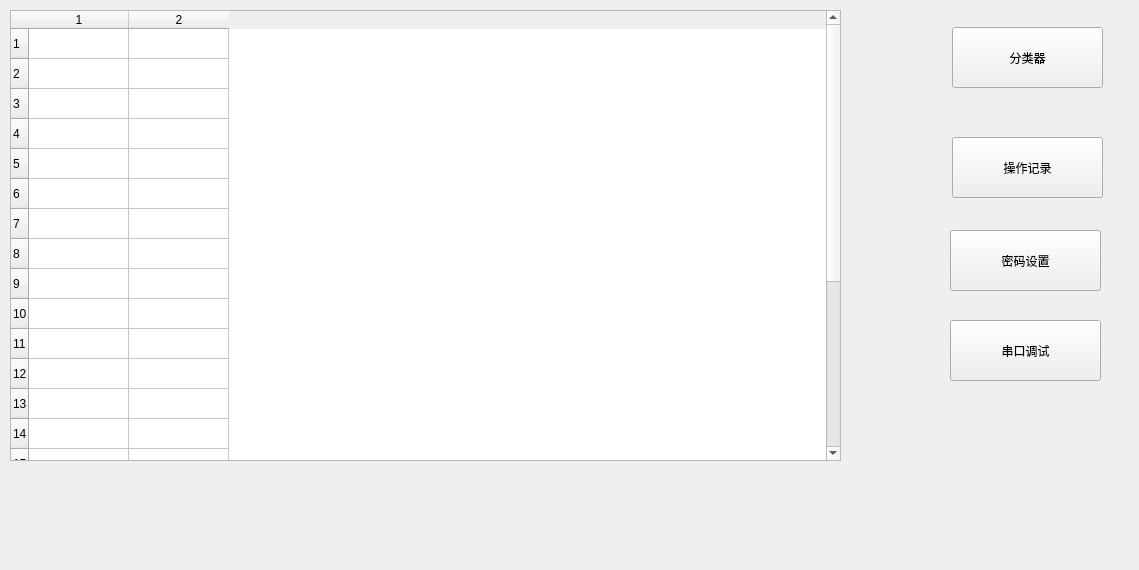
<?xml version="1.0" encoding="UTF-8"?>
<ui version="4.0">
 <class>Makels</class>
 <widget class="QWidget" name="Makels">
  <property name="geometry">
   <rect>
    <x>0</x>
    <y>0</y>
    <width>1139</width>
    <height>570</height>
   </rect>
  </property>
  <property name="windowTitle">
   <string>Form</string>
  </property>
  <widget class="QTableWidget" name="tableWidget">
   <property name="geometry">
    <rect>
     <x>10</x>
     <y>10</y>
     <width>831</width>
     <height>451</height>
    </rect>
   </property>
   <row>
    <property name="text">
     <string>1</string>
    </property>
   </row>
   <row>
    <property name="text">
     <string>2</string>
    </property>
   </row>
   <row>
    <property name="text">
     <string>3</string>
    </property>
   </row>
   <row>
    <property name="text">
     <string>4</string>
    </property>
   </row>
   <row>
    <property name="text">
     <string>5</string>
    </property>
   </row>
   <row>
    <property name="text">
     <string>6</string>
    </property>
   </row>
   <row>
    <property name="text">
     <string>7</string>
    </property>
   </row>
   <row>
    <property name="text">
     <string>8</string>
    </property>
   </row>
   <row>
    <property name="text">
     <string>9</string>
    </property>
   </row>
   <row>
    <property name="text">
     <string>10</string>
    </property>
   </row>
   <row>
    <property name="text">
     <string>11</string>
    </property>
   </row>
   <row>
    <property name="text">
     <string>12</string>
    </property>
   </row>
   <row>
    <property name="text">
     <string>13</string>
    </property>
   </row>
   <row>
    <property name="text">
     <string>14</string>
    </property>
   </row>
   <row>
    <property name="text">
     <string>15</string>
    </property>
   </row>
   <row>
    <property name="text">
     <string>16</string>
    </property>
   </row>
   <row>
    <property name="text">
     <string>17</string>
    </property>
   </row>
   <row>
    <property name="text">
     <string>18</string>
    </property>
   </row>
   <row>
    <property name="text">
     <string>19</string>
    </property>
   </row>
   <row>
    <property name="text">
     <string>20</string>
    </property>
   </row>
   <row>
    <property name="text">
     <string>21</string>
    </property>
   </row>
   <row>
    <property name="text">
     <string>23</string>
    </property>
   </row>
   <row>
    <property name="text">
     <string>24</string>
    </property>
   </row>
   <column/>
   <column/>
  </widget>
  <widget class="QPushButton" name="button2">
   <property name="geometry">
    <rect>
     <x>952</x>
     <y>137</y>
     <width>151</width>
     <height>61</height>
    </rect>
   </property>
   <property name="text">
    <string>操作记录</string>
   </property>
  </widget>
  <widget class="QPushButton" name="button3">
   <property name="geometry">
    <rect>
     <x>950</x>
     <y>230</y>
     <width>151</width>
     <height>61</height>
    </rect>
   </property>
   <property name="text">
    <string>密码设置</string>
   </property>
  </widget>
  <widget class="QPushButton" name="button4">
   <property name="geometry">
    <rect>
     <x>950</x>
     <y>320</y>
     <width>151</width>
     <height>61</height>
    </rect>
   </property>
   <property name="text">
    <string>串口调试</string>
   </property>
  </widget>
  <widget class="QPushButton" name="button1">
   <property name="geometry">
    <rect>
     <x>952</x>
     <y>27</y>
     <width>151</width>
     <height>61</height>
    </rect>
   </property>
   <property name="text">
    <string>分类器</string>
   </property>
  </widget>
 </widget>
 <resources/>
 <connections/>
</ui>
